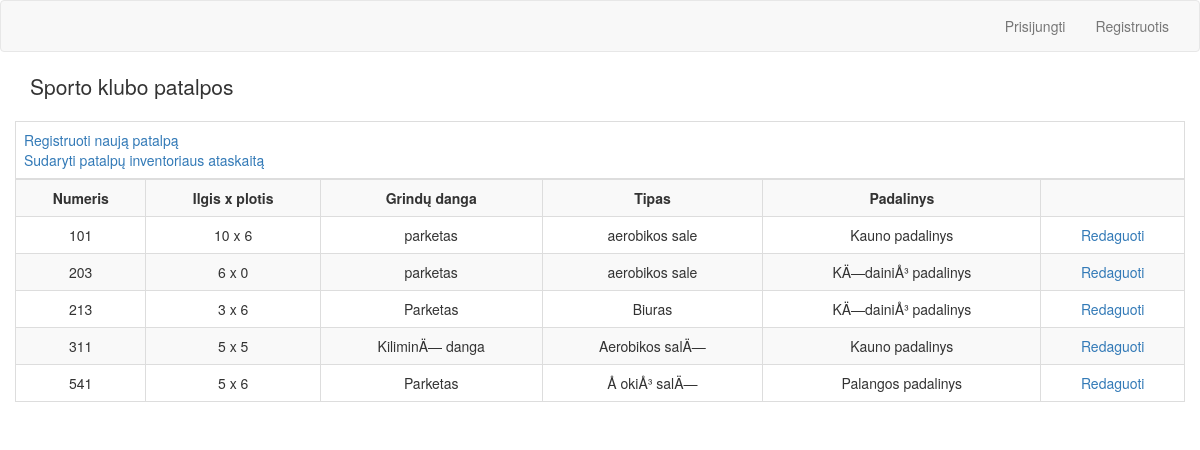
The page /patalpu_sarasas.php on the database its author committed.
### tables this page shows
CREATE TABLE `patalpos` (
  `numeris` int(11) NOT NULL,
  `aukstas` int(11) NOT NULL,
  `ilgis` int(11) NOT NULL,
  `plotis` int(11) NOT NULL,
  `grindu_danga` varchar(20) DEFAULT NULL,
  `tipas` varchar(20) DEFAULT NULL,
  `fk_padalinys` int(11) DEFAULT NULL
);

CREATE TABLE `padaliniai` (
  `numeris` int(11) NOT NULL,
  `pavadinimas` varchar(60) NOT NULL,
  `adresas` varchar(200) NOT NULL,
  `telefonas` varchar(20) NOT NULL,
  `elektroninis_pastas` varchar(60) NOT NULL,
  `faksas` varchar(30) NOT NULL,
  `pasto_kodas` varchar(20) NOT NULL,
  `miestas` varchar(30) NOT NULL
);

### patalpu_sarasas.php (the view, shortened to what this page needs)
<?php
include_once 'dbconnect.php';
?>
<!DOCTYPE html>
<html>
    <head>
        <link rel="stylesheet" href="css/bootstrap.min.css" type="text/css" />
    </head>
    <body>
        <nav class="navbar navbar-default" role="navigation">
            <div class="container-fluid">
                <div class="collapse navbar-collapse" id="navbar1">
                    <ul class="nav navbar-nav navbar-right">
                        <?php if (isset($_SESSION['elektroninis_pastas1'])) { ?>
                            <li class="dropdown">
                                <a class="dropdown-toggle" data-toggle="dropdown" href="">Prekių valdymas<span class="caret"</span></a>
                                <ul class="dropdown-menu">
                                    <li><a href="prekiu_sarasas.php">Prekės</a></li>
                                    <li><a href="paslaugu_sarasas.php">Paslaugos</a></li>
                                    <li><a href="programu_sarasas.php">Programos</a></li>
                                    <li><a href="abonimentu_sarasas.php">Abonimentai</a></li>
                                </ul>
                            <li class="dropdown">
                                <a class="dropdown-toggle" data-toggle="dropdown" href="">Resursų valdymas<span class="caret"</span></a>
                                <ul class="dropdown-menu">
                                    <li><a href="inventoriaus_sarasas.php">Inventorius</a></li>
                                    <li><a href="patalpu_sarasas.php">Patalpos</a></li>
                                    <li><a href="padaliniu_sarasas.php">Padaliniai</a></li>
                                    <li><a href="imones_registravimas.php">Įmonės registravimas</a></li>
                                </ul>
                            <li class="dropdown">
                                <a class="dropdown-toggle" data-toggle="dropdown" href="">Užimtumo valdymas<span class="caret"</span></a>
                                <ul class="dropdown-menu">
                                    <li><a href="uzsiemimo_registravimas.php">Užsiėmimų regsitracija</a></li>
                                    <li><a href="treneriu_sarasas.php">Treneriai</a></li>
                                    <li><a href="uzsiemimu_sarasas.php">Užsiėmimų sąrašas</a></li>
                                </ul>
                            <li><a href="klientu_sarasas.php">Klientų sąrašas</a></li>
                            <li><p class="navbar-text">Sveiki, <?php echo $_SESSION['elektroninis_pastas1']; ?></p></li>
                            <li><a href="logout.php">Atsijungti</a></li>
                        <?php } else { ?>
                            <li><a href="login.php">Prisijungti</a></li>
                            <li><a href="register.php">Registruotis</a></li>
                        <?php } ?>
                    </ul>
                </div>
            </div>
        </nav>
        <section>
            <div class="container">
                <div class="row">
                    <div class="col-lg-12">
                        <p class="lead section-lead">Sporto klubo patalpos</p>
                        <div class="row">
                            <?php
                            $query = 'SELECT patalpos.numeris, patalpos.ilgis, patalpos.plotis, patalpos.grindu_danga, patalpos.tipas, padaliniai.pavadinimas from patalpos, padaliniai where padaliniai.numeris = patalpos.fk_padalinys';
                            $result = @mysqli_query($con, $query);
                            echo "<table class='table table-bordered table-striped table-hover'>
                                <thead>
                                    <tr>
                                        <td colspan=7><a href='patalpos_registravimas.php'>Registruoti naują patalpą</a><br>
                                        <a href='patalpu_inventoriaus_ataskaita.php'>Sudaryti patalpų inventoriaus ataskaitą</a><br></td>
                                    </tr>
                                </thead>";
                            echo "<tbody>
                                    <tr>
                                        <th class='text-center'>Numeris</td>
                                        <th class='text-center'>Ilgis x plotis</td>
                                        <th class='text-center'>Grindų danga</td>
                                        <th class='text-center'>Tipas</td>
                                        <th class='text-center'>Padalinys</td>
                                        <th class='text-center'>&nbsp;</td>
                                    </tr>";
                            while ($row = mysqli_fetch_array($result)) {
                                echo "<tr>";
                                echo "<td class='text-center'>" . $row['numeris'] . "</td>";
                                echo "<td class='text-center'>" . $row['ilgis'] . " x " . $row['plotis'] . "</td>";
                                echo "<td class='text-center'>" . $row['grindu_danga'] . "</td>";
                                echo "<td class='text-center'>" . $row['tipas'] . "</td>";
                                echo "<td class='text-center'>" . $row['pavadinimas'] . "</td>";
                                echo "<td class='text-center'><a href=\"patalpos_redagavimas.php?numeris=" . $row['numeris'] . " \" name='edit' value='Redaguoti'>Redaguoti</a></td>
                                </tr>";
                            }
                            echo "</tbody>
                            </table> ";
                            ?>
                        </div>
                    </div>
                </div>
            </div>
        </section>
    </body>
</html>

### rows shown on the page
patalpos: numeris "101", ilgis "10", plotis "6", grindu_danga "parketas", tipas "aerobikos sale", fk_padalinys.pavadinimas "Kauno padalinys"
patalpos: numeris "203", ilgis "6", plotis "0", grindu_danga "parketas", tipas "aerobikos sale", fk_padalinys.pavadinimas "KÄ—dainiÅ³ padalinys"
patalpos: numeris "213", ilgis "3", plotis "6", grindu_danga "Parketas", tipas "Biuras", fk_padalinys.pavadinimas "KÄ—dainiÅ³ padalinys"
patalpos: numeris "311", ilgis "5", plotis "5", grindu_danga "KiliminÄ— danga", tipas "Aerobikos salÄ—", fk_padalinys.pavadinimas "Kauno padalinys"
patalpos: numeris "541", ilgis "5", plotis "6", grindu_danga "Parketas", tipas "Å okiÅ³ salÄ—", fk_padalinys.pavadinimas "Palangos padalinys"
